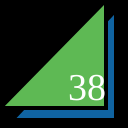
Frame 1 (no input)
Frame 60 (no input): identical to frame 1, image omitted
Frame 120 (the mouse pressed at the canvas centre since frame 60): identical to frame 1, image omitted

The p5.js sketch that drew this single still picture (run headless with seeded random() and noise() and a simulated clock; from frame 60 on, the mouse is pressed at the canvas centre):

// p5.js sketch
// ── sketch.js
function setup() {
  createCanvas(128,128);
}

function draw() {
  background(0);
  strokeWeight(4);
  fill(16, 100, 162);
  triangle(12,120,116,120,116,10);
  fill(94, 185, 84);
  triangle(0,108,106,108,106,0);
  fill(255);
  textSize(38);
  textFont("serif");
  text("38", 68, 100);
}
